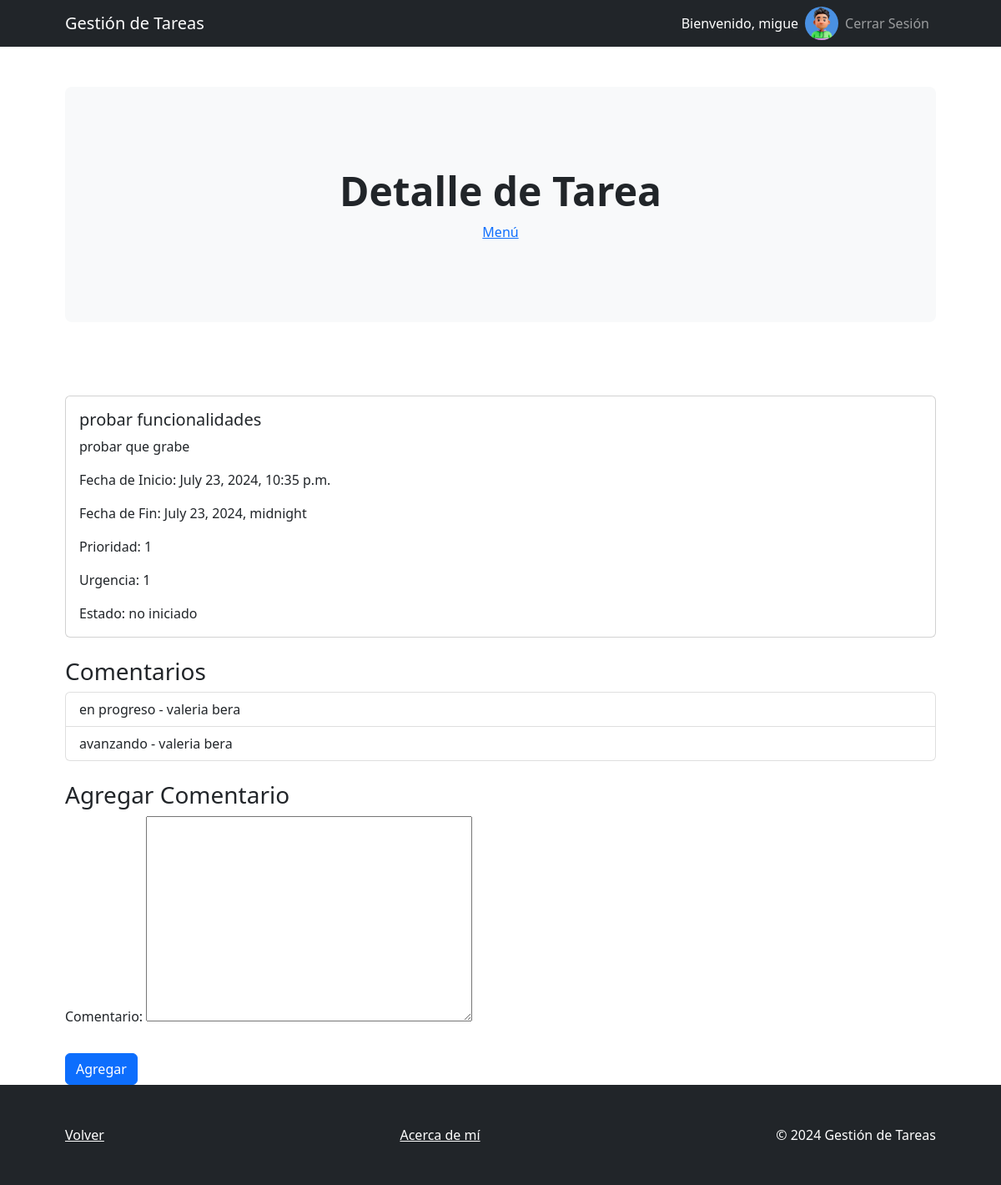
Page /tareas/2/ (signed in) on the committed database.
### derivadorDeTareasApp/models.py (models this page shows, shortened)
class Usuario(AbstractBaseUser, PermissionsMixin):
    id_unico = models.UUIDField(default=uuid.uuid4, editable=False, unique=True)
    email = models.EmailField(max_length=255, unique=True)
    nombre = models.CharField(max_length=255)
    apellido = models.CharField(max_length=255)
    avatar = models.ImageField(upload_to='avatars/', blank=True, null=True)
    is_active = models.BooleanField(default=True)
    is_admin = models.BooleanField(default=False)
    groups = models.ManyToManyField(
        Group,
        related_name='custom_usuario_set',  # Nombre de relación inversa personalizado
        blank=True,
        help_text='The groups this user belongs to. A user will get all permissions granted to each of their groups.',
        related_query_name='custom_usuario',
    )
    user_permissions = models.ManyToManyField(
        Permission,
        related_name='custom_usuario_set',  # Nombre de relación inversa personalizado
        blank=True,
        help_text='Specific permissions for this user.',
        related_query_name='custom_usuario',
    )
    objects = UsuarioManager()
    USERNAME_FIELD = 'email'
    REQUIRED_FIELDS = ['nombre', 'apellido']

class Tarea(models.Model):
    ESTADO_CHOICES = [
        ('no iniciado', 'No Iniciado'),
        ('en progreso', 'En Progreso'),
        ('en espera', 'En Espera'),
        ('terminada', 'Terminada'),
    ]
    nombre = models.CharField(max_length=40)
    descripcion = models.CharField(max_length=254)
    fecha_inicio = models.DateTimeField(default=timezone.now)
    fecha_fin = models.DateTimeField()
    prioridad = models.IntegerField()
    urgencia = models.IntegerField()
    tarea_anterior = models.ForeignKey('self', related_name='siguiente', on_delete=models.SET_NULL, null=True, blank=True)
    tarea_posterior = models.ForeignKey('self', related_name='anterior', on_delete=models.SET_NULL, null=True, blank=True)
    numero_tarea = models.AutoField(primary_key=True)
    estado = models.CharField(max_length=20, choices=ESTADO_CHOICES, default='no iniciado')
    usuario = models.ForeignKey(Usuario, on_delete=models.CASCADE, related_name='tareas')

class Comentario(models.Model):
    tarea = models.ForeignKey(Tarea, related_name='comentarios', on_delete=models.CASCADE)
    usuario = models.ForeignKey(Usuario, on_delete=models.CASCADE)
    comentario = models.TextField()
    fecha = models.DateTimeField(auto_now_add=True)

### derivadorDeTareasApp/views.py (the view)
# urls.py: path('tareas/<int:pk>/', views.detalle_tarea, name='detalle_tarea'),
@login_required
def detalle_tarea(request, pk):
    tarea = get_object_or_404(Tarea, pk=pk)
    if request.method == 'POST':
        form = ComentarioForm(request.POST)
        if form.is_valid():
            comentario = form.save(commit=False)
            comentario.tarea = tarea
            comentario.usuario = request.user
            comentario.save()
            return redirect('detalle_tarea', pk=tarea.pk)
    else:
        form = ComentarioForm()
    return render(request, 'tareas/detalle_tarea.html', {'tarea': tarea, 'form': form})

### derivadorDeTareasApp/forms.py
class ComentarioForm(forms.ModelForm):
    class Meta:
        model = Comentario
        fields = ['comentario']

### derivadorDeTareasApp/templates/tareas/detalle_tarea.html (shortened to what this page needs)
{% extends 'base.html' %}
{% block header %}
<div class="m-4 m-lg-5">
    <h2 class="display-5 fw-bold">Detalle de Tarea</h2>
    <a href="{% if user.is_superuser %}{% url 'menu_admin' %}{% else %}{% url 'menu_usuario' %}{% endif %}" class="breadcrumb-item">Menú</a>
</div>
{% endblock %}
{% block content %}
<div class="card">
    <div class="card-body">
        <h5 class="card-title">{{ tarea.nombre }}</h5>
        <p class="card-text">{{ tarea.descripcion }}</p>
        <p class="card-text">Fecha de Inicio: {{ tarea.fecha_inicio }}</p>
        <p class="card-text">Fecha de Fin: {{ tarea.fecha_fin }}</p>
        <p class="card-text">Prioridad: {{ tarea.prioridad }}</p>
        <p class="card-text">Urgencia: {{ tarea.urgencia }}</p>
        <p class="card-text">Estado: {{ tarea.estado }}</p>
    </div>
</div>
<h3 class="mt-4">Comentarios</h3>
<ul class="list-group">
    {% for comentario in tarea.comentarios.all %}
        <li class="list-group-item">{{ comentario.comentario }} - {{ comentario.usuario.nombre }} {{ comentario.usuario.apellido }}</li>
    {% endfor %}
</ul>
<h3 class="mt-4">Agregar Comentario</h3>
<form method="post" class="needs-validation" novalidate>
    {{ form.as_p }}
    <button type="submit" class="btn btn-primary mt-3">Agregar</button>
</form>
{% endblock %}

### derivadorDeTareasApp/templates/base.html (shortened to what this page needs)
<!DOCTYPE html>
<html lang="en">
<head>
    {% load static %}
    <link href="https://cdn.jsdelivr.net/npm/bootstrap-icons@1.4.1/font/bootstrap-icons.css" rel="stylesheet" />
    <link href="{% static 'css/styles_base.css' %}" rel="stylesheet" />
</head>
<body>
    <nav class="navbar navbar-expand-lg navbar-dark bg-dark">
        <div class="container px-lg-5">
            <a class="navbar-brand" href="{% url 'inicio' %}">Gestión de Tareas</a>
            <div class="collapse navbar-collapse" id="navbarSupportedContent">
                <ul class="navbar-nav ms-auto mb-2 mb-lg-0">
                    {% if user.is_authenticated %}
                        <li class="nav-item">
                            <span class="nav-link text-white">Bienvenido, {{ user.nombre }}</span>
                        </li>
                        <li class="nav-item">
                            <img src="{% if user.avatar %}{{ user.avatar.url }}{% else %}{% static 'avatars/default.png' %}{% endif %}" class="rounded-circle" height="40" alt="Avatar">
                        </li>
                        <li class="nav-item">
                            <a class="nav-link" href="{% url 'logout_view' %}">Cerrar Sesión</a>
                        </li>
                    {% else %}
                        <li class="nav-item">
                            <a class="nav-link" href="{% url 'registro' %}">Registrarse</a>
                        </li>
                    {% endif %}
                </ul>
            </div>
        </div>
    </nav>
    <header class="py-5">
        <div class="container px-lg-5">
            <div class="p-4 p-lg-5 bg-light rounded-3 text-center">
                {% block header %}{% endblock %}
            </div>
        </div>
    </header>
    <section class="pt-4">
        <div class="container px-lg-5">
            {% block content %}{% endblock %}
        </div>
    </section>
    <footer class="py-5 bg-dark">
        <div class="container px-lg-5">
            <div class="d-flex justify-content-between">
                <a href="javascript:history.back()" class="text-white">Volver</a>
                <a href="{% url 'acerca_de' %}" class="text-white text-center">Acerca de mí</a>
                <p class="m-0 text-center text-white">&copy; 2024 Gestión de Tareas</p>
            </div>
        </div>
    </footer>
</body>
</html>

### rows in the picture
Usuario: nombre "migue", avatar (picture)
Tarea: nombre "probar funcionalidades", descripcion "probar que grabe", fecha_inicio "July 23, 2024, 10:35 p.m.", fecha_fin "July 23, 2024, midnight", prioridad "1", urgencia "1", estado "no iniciado"
Comentario: comentario "en progreso", usuario.nombre "valeria", usuario.apellido "bera"
Comentario: comentario "avanzando", usuario.nombre "valeria", usuario.apellido "bera"
